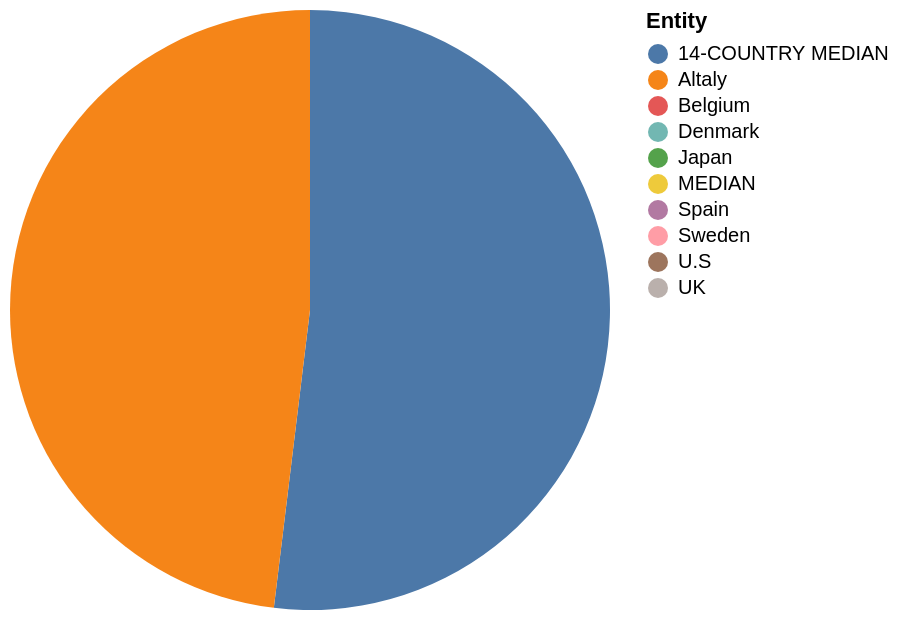

Vega-Lite specification for this chart:
### Vega-Lite specification from a JSON file in a GitHub repository (floating-point values rounded to 4 significant figures)
{"$schema": "https://vega.github.io/schema/vega-lite/v5.json", "description": "Pie chart auto-generated from CSV", "data": {"values": [{"Entity": "14-COUNTRY MEDIAN", "Bad": "27.0", "Good": "73.0"}, {"Entity": "Japan", "Bad": "43.0", "Good": "55.0"}, {"Entity": "Australia South Korea", "Bad": "nan", "Good": "86.0"}, {"Entity": "MEDIAN", "Bad": "29.0", "Good": "nan"}, {"Entity": "UK", "Bad": "54.0", "Good": "46.0"}, {"Entity": "Spain", "Bad": "47.0", "Good": "54.0"}, {"Entity": "France", "Bad": "nan", "Good": "59.0"}, {"Entity": "Belgium", "Bad": "39.0", "Good": "6.0"}, {"Entity": "Sweden", "Bad": "29.0", "Good": "nan"}, {"Entity": "Altaly", "Bad": "25.0", "Good": "nan"}, {"Entity": "Germany Netherlands", "Bad": "nan", "Good": "nan"}, {"Entity": "Denmark", "Bad": "95.0", "Good": "95.0"}, {"Entity": "U.S", "Bad": "52.0", "Good": "nan"}, {"Entity": "Canada", "Bad": "nan", "Good": "88.0"}]}, "mark": "arc", "encoding": {"theta": {"field": "Bad", "type": "quantitative"}, "color": {"field": "Entity", "type": "nominal"}}}
